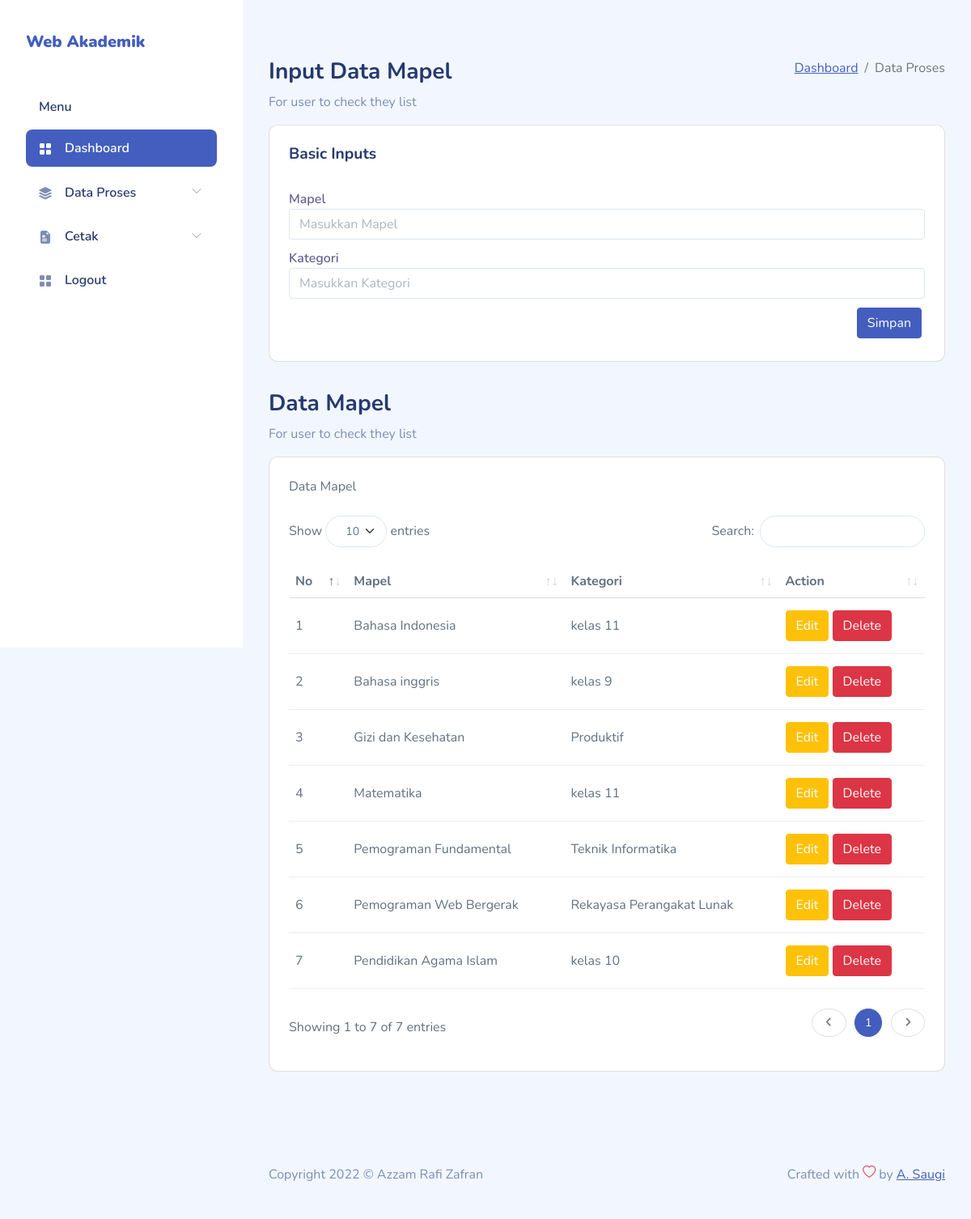
Page /admin/dashboard-admin.php?mapel-admin on the committed database.
### tables this page shows
CREATE TABLE `tb_mapel` (
  `kd_mapel` int(11) NOT NULL,
  `mapel` varchar(50) NOT NULL,
  `kategori` varchar(50) NOT NULL
);

### admin/mapel-admin.php (the view, shortened to what this page needs)
<?php
    include "../koneksi.php";
?>
<div id="main">
<div class="page-heading">
    <div class="page-title">
        <div class="row">
            <div class="col-12 col-md-6 order-md-1 order-last">
                <h3>Input Data Mapel</h3>
                <p class="text-subtitle text-muted">For user to check they list</p>
            </div>
            <div class="col-12 col-md-6 order-md-2 order-first">
                <nav aria-label="breadcrumb" class="breadcrumb-header float-start float-lg-end">
                    <ol class="breadcrumb">
                        <li class="breadcrumb-item"><a href="dashboard-admin.php">Dashboard</a></li>
                        <li class="breadcrumb-item active" aria-current="page">Data Proses</li>
                    </ol>
                </nav>
            </div>
        </div>
    </div>
    <form action="" method="post"  enctype="multipart/form-data">
    <section class="section">
        <div class="card">
            <div class="card-header">
                <h4 class="card-title">Basic Inputs</h4>
            </div>
            <div class="card-body">
                <div class="row">
                    <div class="col-md-12">
                        <div class="form-group">
                            <label for="basicInput">Mapel</label>
                            <input type="text" class="form-control" id="basicInput" name="mapel" placeholder="Masukkan Mapel" value="<?php echo @$edit['mapel']?>">
                        </div>
                        <div class="form-group">
                            <label for="basicInput">Kategori</label>
                            <input type="text" class="form-control" id="basicInput" name="kategori" placeholder="Masukkan Kategori" value="<?php echo @$edit['kategori']?>">
                        </div>
                        <div class="col-12 d-flex justify-content-end">
                            <?php
                            if(isset($_GET['edit'])){ ?>
                                <input type="submit" name="update" value="Update" class="btn btn-primary me-1 mb-1">
                            <?php }else{ ?>
                                <input type="submit" name="simpan" value="Simpan" class="btn btn-primary me-1 mb-1">
                            <?php } ?>
                        </div>
                    </div>
                </div>
            </div>
        </div>
    </section>
    <div class="col-12 col-md-6 order-md-1 order-last">
                <h3>Data Mapel</h3>
                <p class="text-subtitle text-muted">For user to check they list</p>
            </div>
    <section class="section">
        <div class="card">
            <div class="card-header">
                Data Mapel
            </div>
            <div class="card-body">
                <table class="table" id="table1">
                    <thead>
                        <tr>
                            <th>No</th>
                            <th>Mapel</th>
                            <th>Kategori</th>
                            <th>Action</th>
                        </tr>
                    </thead>
                    <tbody>
                        <?php
                            $sql = mysqli_query($con, "SELECT * FROM tb_mapel ORDER BY mapel ASC");
                            $no = 0;
                            while($data = mysqli_fetch_array($sql)){
                            $no++;
                        ?>
                        <tr>
                            <td><?php echo $no ?></td>
                            <td><?php echo $data['mapel']?></td>
                            <td><?php echo $data['kategori']?></td>
                            <td><a href="?mapel-admin&edit&id=<?php echo $data['kd_mapel']?>" class="btn btn-warning">Edit</a>
                                <a href="?mapel-admin&hapus&id=<?php echo $data['kd_mapel']?>" class="btn btn-danger">Delete</a></td>
                        </tr>
                        <?php
                            }
                        ?>
                    </tbody>
                </table>
            </div>
        </div>
    </section>
    </form>
</div>
        </div>

### admin/assets/css/app.css (style rules this page uses)
.btn.btn-danger,.btn.btn-info,.btn.btn-primary,.btn.btn-secondary,.btn.btn-success,.btn.btn-warning { color:#fff }
.card { border:none;margin-bottom:2.2rem }
.card .card-header { border:none }
.card .card-header h4 { font-size:1.2rem;font-weight:700 }
.card .card-header~.card-body { padding-top:0 }
.card .card-title { font-size:1.2rem }
.card .card-body { padding:1.5rem }
.form-group { margin-bottom:.7rem }
.form-group label { color:rgba(35,28,99,.7);font-weight:600 }
.dataTable-table td,.dataTable-table thead th,.table td,.table thead th { vertical-align:middle }
.dataTable-table:not(.table-borderless) thead th,.table:not(.table-borderless) thead th { border-bottom:1px solid #dedede!important }
#main { margin-left:300px;padding:2rem }
.page-heading { margin:0 0 2rem }
.page-heading h3 { font-weight:700 }
a { text-decoration:none }

### admin/dashboard-admin.php (style rules this page uses)
table.dataTable td { padding: 15px 8px; }

### rows in the picture
tb_mapel: mapel "Bahasa Indonesia", kategori "kelas 11"
tb_mapel: mapel "Bahasa inggris", kategori "kelas 9"
tb_mapel: mapel "Gizi dan Kesehatan", kategori "Produktif"
tb_mapel: mapel "Matematika", kategori "kelas 11"
tb_mapel: mapel "Pemograman Fundamental", kategori "Teknik Informatika"
tb_mapel: mapel "Pemograman Web Bergerak", kategori "Rekayasa Perangakat Lunak"
tb_mapel: mapel "Pendidikan Agama Islam", kategori "kelas 10"
